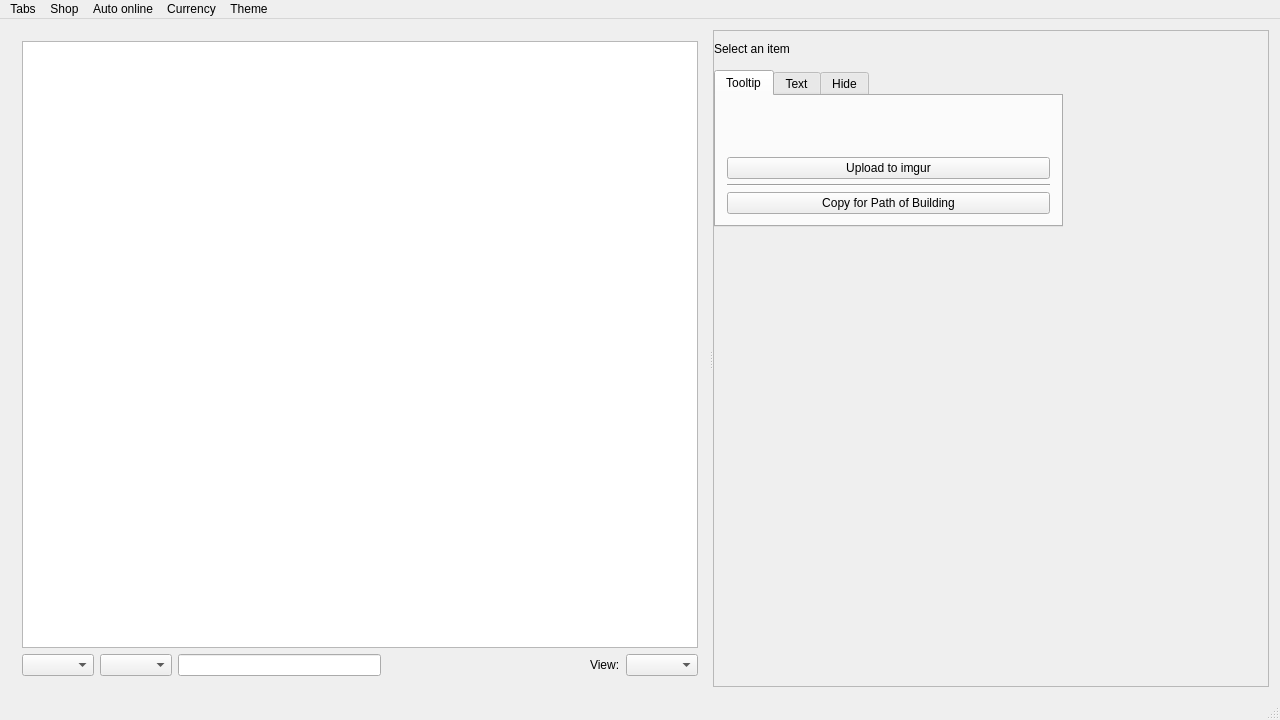
<?xml version="1.0" encoding="UTF-8"?>
<ui version="4.0">
 <class>MainWindow</class>
 <widget class="QMainWindow" name="MainWindow">
  <property name="geometry">
   <rect>
    <x>0</x>
    <y>0</y>
    <width>1280</width>
    <height>720</height>
   </rect>
  </property>
  <property name="windowTitle">
   <string>Acquisition</string>
  </property>
  <widget class="QWidget" name="centralWidget">
   <layout class="QGridLayout" name="gridLayout_2">
    <item row="0" column="0">
     <layout class="QVBoxLayout" name="mainLayout">
      <item>
       <widget class="QSplitter" name="horizontalLayout_2">
        <property name="orientation">
         <enum>Qt::Horizontal</enum>
        </property>
        <widget class="QWidget" name="layoutWidget">
         <layout class="QVBoxLayout" name="itemListAndSearchFormLayout">
          <item>
           <widget class="QTreeView" name="treeView"/>
          </item>
          <item>
           <layout class="QHBoxLayout" name="horizontalLayout">
            <item>
             <widget class="QComboBox" name="buyoutTypeComboBox"/>
            </item>
            <item>
             <widget class="QComboBox" name="buyoutCurrencyComboBox"/>
            </item>
            <item>
             <widget class="QLineEdit" name="buyoutValueLineEdit"/>
            </item>
            <item>
             <spacer name="horizontalSpacer">
              <property name="orientation">
               <enum>Qt::Horizontal</enum>
              </property>
              <property name="sizeHint" stdset="0">
               <size>
                <width>40</width>
                <height>20</height>
               </size>
              </property>
             </spacer>
            </item>
            <item>
             <widget class="QLabel" name="label">
              <property name="text">
               <string>View:</string>
              </property>
             </widget>
            </item>
            <item>
             <widget class="QComboBox" name="viewComboBox"/>
            </item>
           </layout>
          </item>
         </layout>
        </widget>
        <widget class="QScrollArea" name="scrollArea">
         <widget class="QWidget" name="scrollAreaWidgetContents">
          <property name="geometry">
           <rect>
            <x>0</x>
            <y>0</y>
            <width>349</width>
            <height>638</height>
           </rect>
          </property>
          <layout class="QGridLayout" name="gridLayout">
           <property name="leftMargin">
            <number>0</number>
           </property>
           <property name="topMargin">
            <number>11</number>
           </property>
           <property name="rightMargin">
            <number>0</number>
           </property>
           <item row="0" column="0">
            <layout class="QVBoxLayout" name="itemLayout">
             <property name="spacing">
              <number>0</number>
             </property>
             <item>
              <widget class="QWidget" name="widget" native="true">
               <property name="minimumSize">
                <size>
                 <width>250</width>
                 <height>0</height>
                </size>
               </property>
              </widget>
             </item>
             <item>
              <widget class="QLabel" name="nameLabel">
               <property name="text">
                <string>Select an item</string>
               </property>
              </widget>
             </item>
             <item>
              <widget class="QLabel" name="imageLabel"/>
             </item>
             <item>
              <widget class="QTabWidget" name="itemInfoTypeTabs">
               <property name="sizePolicy">
                <sizepolicy hsizetype="Minimum" vsizetype="Maximum">
                 <horstretch>0</horstretch>
                 <verstretch>0</verstretch>
                </sizepolicy>
               </property>
               <property name="currentIndex">
                <number>0</number>
               </property>
               <widget class="QWidget" name="itemInfoTooltip">
                <attribute name="title">
                 <string>Tooltip</string>
                </attribute>
                <layout class="QVBoxLayout" name="itemInfoLayout">
                 <item>
                  <widget class="QWidget" name="itemTooltipWidget" native="true">
                   <property name="sizePolicy">
                    <sizepolicy hsizetype="Preferred" vsizetype="Minimum">
                     <horstretch>0</horstretch>
                     <verstretch>0</verstretch>
                    </sizepolicy>
                   </property>
                   <layout class="QVBoxLayout" name="itemTooltipLayout">
                    <property name="spacing">
                     <number>0</number>
                    </property>
                    <property name="leftMargin">
                     <number>0</number>
                    </property>
                    <property name="topMargin">
                     <number>0</number>
                    </property>
                    <property name="rightMargin">
                     <number>0</number>
                    </property>
                    <property name="bottomMargin">
                     <number>0</number>
                    </property>
                    <item>
                     <widget class="QWidget" name="itemHeaderWidget" native="true">
                      <property name="sizePolicy">
                       <sizepolicy hsizetype="Expanding" vsizetype="Fixed">
                        <horstretch>0</horstretch>
                        <verstretch>0</verstretch>
                       </sizepolicy>
                      </property>
                      <layout class="QHBoxLayout" name="itemHeaderLayout">
                       <property name="spacing">
                        <number>0</number>
                       </property>
                       <property name="leftMargin">
                        <number>0</number>
                       </property>
                       <property name="topMargin">
                        <number>0</number>
                       </property>
                       <property name="rightMargin">
                        <number>0</number>
                       </property>
                       <property name="bottomMargin">
                        <number>0</number>
                       </property>
                       <item>
                        <widget class="QLabel" name="itemHeaderLeft">
                         <property name="sizePolicy">
                          <sizepolicy hsizetype="Fixed" vsizetype="Fixed">
                           <horstretch>0</horstretch>
                           <verstretch>0</verstretch>
                          </sizepolicy>
                         </property>
                         <property name="text">
                          <string/>
                         </property>
                        </widget>
                       </item>
                       <item>
                        <widget class="QWidget" name="itemNameContainerWidget" native="true">
                         <property name="sizePolicy">
                          <sizepolicy hsizetype="Expanding" vsizetype="Fixed">
                           <horstretch>0</horstretch>
                           <verstretch>0</verstretch>
                          </sizepolicy>
                         </property>
                         <layout class="QVBoxLayout" name="itemNameContainer">
                          <property name="spacing">
                           <number>0</number>
                          </property>
                          <property name="leftMargin">
                           <number>0</number>
                          </property>
                          <property name="topMargin">
                           <number>0</number>
                          </property>
                          <property name="rightMargin">
                           <number>0</number>
                          </property>
                          <property name="bottomMargin">
                           <number>0</number>
                          </property>
                          <item>
                           <widget class="QLabel" name="itemNameFirstLine">
                            <property name="text">
                             <string/>
                            </property>
                           </widget>
                          </item>
                          <item>
                           <widget class="QLabel" name="itemNameSecondLine">
                            <property name="text">
                             <string/>
                            </property>
                           </widget>
                          </item>
                         </layout>
                        </widget>
                       </item>
                       <item>
                        <widget class="QLabel" name="itemHeaderRight">
                         <property name="sizePolicy">
                          <sizepolicy hsizetype="Fixed" vsizetype="Fixed">
                           <horstretch>0</horstretch>
                           <verstretch>0</verstretch>
                          </sizepolicy>
                         </property>
                         <property name="text">
                          <string/>
                         </property>
                        </widget>
                       </item>
                      </layout>
                     </widget>
                    </item>
                    <item>
                     <widget class="QLabel" name="propertiesLabel">
                      <property name="maximumSize">
                       <size>
                        <width>16777215</width>
                        <height>16777215</height>
                       </size>
                      </property>
                      <property name="wordWrap">
                       <bool>true</bool>
                      </property>
                     </widget>
                    </item>
                   </layout>
                  </widget>
                 </item>
                 <item>
                  <widget class="QWidget" name="itemButtonsWidget" native="true">
                   <property name="sizePolicy">
                    <sizepolicy hsizetype="Preferred" vsizetype="Minimum">
                     <horstretch>0</horstretch>
                     <verstretch>0</verstretch>
                    </sizepolicy>
                   </property>
                   <layout class="QVBoxLayout" name="itemButtonsLayout">
                    <property name="spacing">
                     <number>5</number>
                    </property>
                    <property name="leftMargin">
                     <number>0</number>
                    </property>
                    <property name="topMargin">
                     <number>0</number>
                    </property>
                    <property name="rightMargin">
                     <number>0</number>
                    </property>
                    <property name="bottomMargin">
                     <number>0</number>
                    </property>
                    <item>
                     <widget class="QPushButton" name="uploadTooltipButton">
                      <property name="text">
                       <string>Upload to imgur</string>
                      </property>
                     </widget>
                    </item>
                    <item>
                     <widget class="Line" name="pobButtonLine">
                      <property name="orientation">
                       <enum>Qt::Horizontal</enum>
                      </property>
                     </widget>
                    </item>
                    <item>
                     <widget class="QPushButton" name="pobTooltipButton">
                      <property name="text">
                       <string>Copy for Path of Building</string>
                      </property>
                     </widget>
                    </item>
                   </layout>
                  </widget>
                 </item>
                </layout>
               </widget>
               <widget class="QWidget" name="itemInfoText">
                <attribute name="title">
                 <string>Text</string>
                </attribute>
                <layout class="QVBoxLayout" name="verticalLayout">
                 <item>
                  <widget class="QLabel" name="itemTextTooltip">
                   <property name="sizePolicy">
                    <sizepolicy hsizetype="Minimum" vsizetype="Maximum">
                     <horstretch>0</horstretch>
                     <verstretch>0</verstretch>
                    </sizepolicy>
                   </property>
                   <property name="text">
                    <string/>
                   </property>
                  </widget>
                 </item>
                </layout>
               </widget>
               <widget class="QWidget" name="tab">
                <attribute name="title">
                 <string>Hide</string>
                </attribute>
               </widget>
              </widget>
             </item>
             <item>
              <spacer name="verticalSpacer">
               <property name="orientation">
                <enum>Qt::Vertical</enum>
               </property>
               <property name="sizeHint" stdset="0">
                <size>
                 <width>20</width>
                 <height>40</height>
                </size>
               </property>
              </spacer>
             </item>
             <item>
              <widget class="QLabel" name="locationLabel"/>
             </item>
             <item>
              <widget class="QLabel" name="minimapLabel"/>
             </item>
            </layout>
           </item>
          </layout>
         </widget>
        </widget>
       </widget>
      </item>
     </layout>
    </item>
   </layout>
  </widget>
  <widget class="QMenuBar" name="menuBar">
   <property name="geometry">
    <rect>
     <x>0</x>
     <y>0</y>
     <width>1280</width>
     <height>22</height>
    </rect>
   </property>
   <widget class="QMenu" name="menuShop">
    <property name="title">
     <string>Shop</string>
    </property>
    <addaction name="actionForum_shop_thread"/>
    <addaction name="actionShop_template"/>
    <addaction name="actionCopy_shop_data_to_clipboard"/>
    <addaction name="actionUpdate_shop"/>
    <addaction name="actionAutomatically_update_shop"/>
   </widget>
   <widget class="QMenu" name="menuItems">
    <property name="title">
     <string>Tabs</string>
    </property>
    <addaction name="actionRefresh_checked"/>
    <addaction name="actionRefresh"/>
    <addaction name="separator"/>
    <addaction name="actionAutomatically_refresh_items"/>
    <addaction name="actionItems_refresh_interval"/>
   </widget>
   <widget class="QMenu" name="menuAuto_online">
    <property name="title">
     <string>Auto online</string>
    </property>
    <addaction name="actionControl_poe_xyz_is_URL"/>
    <addaction name="actionRemoteScript"/>
    <addaction name="actionAutomatically_refresh_online_status"/>
   </widget>
   <widget class="QMenu" name="menuCurrency">
    <property name="title">
     <string>Currency</string>
    </property>
    <addaction name="actionList_currency"/>
    <addaction name="actionExport_currency"/>
   </widget>
   <widget class="QMenu" name="menuTheme">
    <property name="title">
     <string>Theme</string>
    </property>
    <addaction name="actionDark"/>
    <addaction name="actionLight"/>
   </widget>
   <addaction name="menuItems"/>
   <addaction name="menuShop"/>
   <addaction name="menuAuto_online"/>
   <addaction name="menuCurrency"/>
   <addaction name="menuTheme"/>
  </widget>
  <widget class="QStatusBar" name="statusBar"/>
  <action name="actionForum_shop_thread">
   <property name="text">
    <string>Forum shop thread...</string>
   </property>
  </action>
  <action name="actionCopy_shop_data_to_clipboard">
   <property name="text">
    <string>Copy shop data to clipboard</string>
   </property>
  </action>
  <action name="actionAutomatically_refresh_items">
   <property name="checkable">
    <bool>true</bool>
   </property>
   <property name="checked">
    <bool>true</bool>
   </property>
   <property name="text">
    <string>Auto refresh checked tabs</string>
   </property>
  </action>
  <action name="actionItems_refresh_interval">
   <property name="text">
    <string>Auto refresh interval...</string>
   </property>
  </action>
  <action name="actionRefresh">
   <property name="text">
    <string>Refresh all tabs</string>
   </property>
  </action>
  <action name="actionUpdate_shop">
   <property name="text">
    <string>Update shop thread at forums</string>
   </property>
  </action>
  <action name="actionAutomatically_update_shop">
   <property name="checkable">
    <bool>true</bool>
   </property>
   <property name="checked">
    <bool>true</bool>
   </property>
   <property name="text">
    <string>Automatically update shop</string>
   </property>
  </action>
  <action name="actionShop_template">
   <property name="text">
    <string>Shop template...</string>
   </property>
  </action>
  <action name="actionControl_poe_xyz_is_URL">
   <property name="text">
    <string>control.poe.trade URL...</string>
   </property>
  </action>
  <action name="actionRemoteScript">
   <property name="text">
    <string>Process list script</string>
   </property>
  </action>
  <action name="actionAutomatically_refresh_online_status">
   <property name="checkable">
    <bool>true</bool>
   </property>
   <property name="text">
    <string>Automatically refresh online status</string>
   </property>
  </action>
  <action name="actionList_currency">
   <property name="text">
    <string>List currency...</string>
   </property>
  </action>
  <action name="actionExport_currency">
   <property name="text">
    <string>Export to CSV...</string>
   </property>
  </action>
  <action name="actionRefresh_checked">
   <property name="text">
    <string>Refresh checked tabs</string>
   </property>
  </action>
  <action name="actionDark">
   <property name="checkable">
    <bool>true</bool>
   </property>
   <property name="text">
    <string>Dark</string>
   </property>
  </action>
  <action name="actionLight">
   <property name="checkable">
    <bool>true</bool>
   </property>
   <property name="text">
    <string>Light</string>
   </property>
  </action>
 </widget>
 <layoutdefault spacing="6" margin="11"/>
 <resources/>
 <connections/>
</ui>
